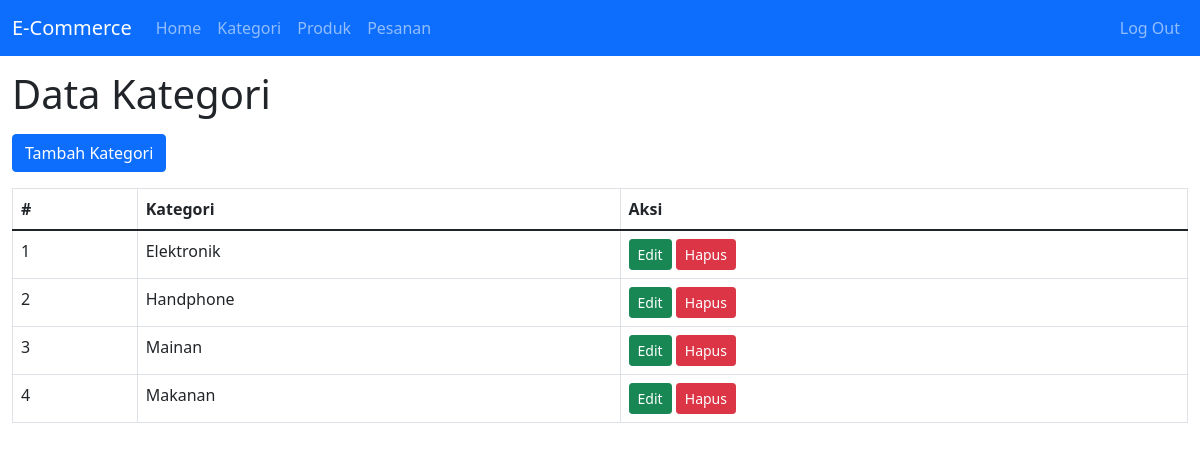
/admin/kategori.php (signed in), run on the app's committed database.
### tables this page shows
CREATE TABLE `kategori` (
  `id` int(11) NOT NULL,
  `nama` varchar(50) NOT NULL
);

### admin/kategori.php (the view, shortened to what this page needs)
<?php include('./layout/header.php'); ?>
<h1 class="mb-3">Data Kategori</h1>
<button class="btn btn-primary mb-3" data-bs-toggle="modal" data-bs-target="#modalTambah">Tambah Kategori</button>
<table class="table table-bordered table-hover">
    <thead>
        <th>#</th>
        <th>Kategori</th>
        <th>Aksi</th>
    </thead>
    <tbody>
<?php
    include('../config/koneksi.php');
    $sql = "SELECT * FROM kategori";
    $urutan = 1;
    $query = mysqli_query($conn, $sql);
    while($row = mysqli_fetch_array($query)){
        echo "<tr>
                <td>".$urutan++."</td>
                <td>".$row['nama']."</td>
                <td>
                    <button data-bs-toggle='modal' data-bs-target='#modalEdit' class='btn btn-success btn-sm' data-bs-kode='".$row['id']."' data-bs-nama='".$row['nama']."'>Edit</button>
                    <button data-bs-toggle='modal' data-bs-target='#modalHapus' class='btn btn-danger btn-sm' data-bs-kode='".$row['id']."'>Hapus</button>
                </td>
            </tr>";
    }
?>
    </tbody>
</table>
<?php include('./layout/footer.php'); ?>

### data on the page
kategori: nama "Elektronik"
kategori: nama "Handphone"
kategori: nama "Mainan"
kategori: nama "Makanan"
